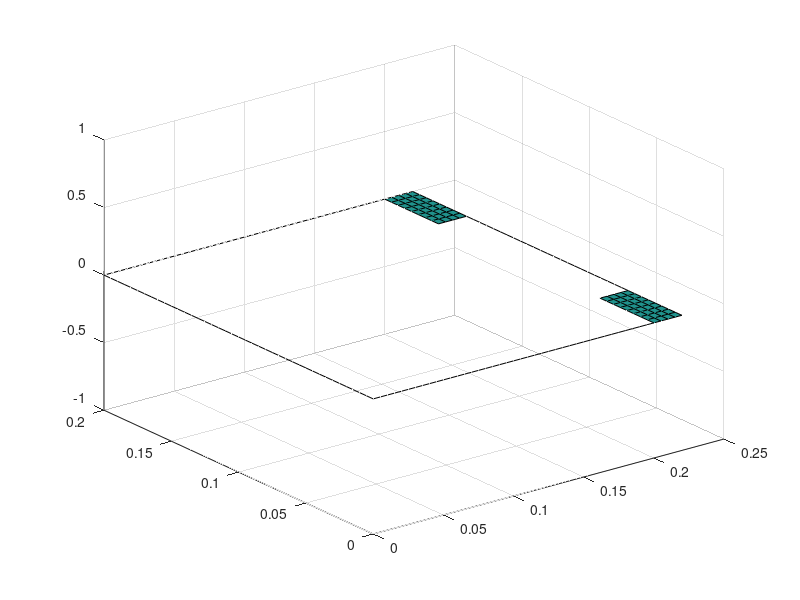

Write MATLAB code to recreate this figure.
clear
clc
close all

%% Parâmetros iniciais
[dx, dy] = deal(0.005); % passos em metros
lambda = 1.75;% lambda de sobrerrelaxação
tolerancia = 0.0001; % criterio de parada do erro
limite_iters = 10000; % numero maximo de iterações

rows = 0.20/dy + 1; % numero de linhas da matriz
cols = 0.22/dx + 1; % numero de colunas da matriz
A = zeros(rows, cols); % matriz inicial com zeros

% Anova = A;  % matriz para guardar valores novos em uma iteração

mi0 = 4*pi*10^-7; % mi do vacuo
miferro = 2500*mi0; % mi do ferro
miar = mi0; % mi do ar
mibobina = mi0; % mi da bobina

MI = ones(rows, cols)*NaN; 
JZ = zeros(rows, cols);

% Função de cálculo de Jz na bobina
Jz = @(y) (2*10^6*cos(pi*y/(12*10^-2)) + 8*10^5);

% Preenche matriz de mi
for j=2:rows-1 
    for i=2:cols-1
            
        pos_x = (i-1)*dx; % Posição do ponto no eixo x
        pos_y = (j-1)*dy; % Posição do ponto no eixo y

        % Se está embaixo ou em cima da bobina externa, pula
        if pos_x >= 0.20 && (pos_y <= 0.04 || pos_y >= 0.16)
            continue;
        end

        % Armadura
        if pos_x > 0 && pos_x < 0.04 && pos_y > 0 && pos_y < 0.20
            MI(j, i) = miferro;

        % Ar
        elseif (pos_x > 0.04 && pos_x < 0.05 && pos_y > 0 && pos_y < 0.20)...
                || (pos_x >= 0.05 && pos_x <= 0.14 && pos_y > 0.04 && pos_y < 0.16)...
                || (pos_x == 0.05 && (pos_y == 0.04 || pos_y == 0.16))
            MI(j, i) = miar;

        % Nucleo de ferro
        elseif (pos_x > 0.05 && pos_x < 0.20 && ((pos_y > 0 && pos_y < 0.04) || (pos_y > 0.16 && pos_y < 0.20)))...
                || (pos_x > 0.16 && pos_x < 0.20 && pos_y > 0 && pos_y < 0.20)...
                || (pos_x == 0.16 && (pos_y == 0.04 || pos_y == 0.16))
            MI(j, i) = miferro;

        % Bobina
        elseif pos_y > 0.04 && pos_y < 0.16 &&...
                ((pos_x > 0.14 && pos_x < 0.16) || (pos_x > 0.20 && pos_x < 0.22))
            MI(j, i) = mibobina;

        end

        % Adiciona o valor de Jz na regiao da bobina
        if pos_y >= 0.04 && pos_y <= 0.16 && ...
                ((pos_x >= 0.14 && pos_x <= 0.16) || (pos_x >= 0.20 && pos_x <= 0.22))
            JZ(j, i) = Jz(pos_y);

        end
    end
end

%% Funções auxiliares para cálculo de Aij

% Função de cálculo de Aij em um ponto no interior do domínio
Aij_interior = @(A, j, i, mi, Jz)...
    (A(j, i+1) + A(j, i-1) + A(j+1, i) + A(j - 1, i))/4 + mi*Jz;

% Função de cálculo de Aij na fronteira vertical entre dois meios
Aij_front_vert = @(A, j, i, mi1, Jz1, mi2, Jz2)...
    ((-1/(dx*mi1))*A(j, i-1) + (-1/(dx*mi2))*A(j, i+1) + ...
    (-1/(2*dx))*(1/mi2 + 1/mi1)*(A(j+1, i) + A(j-1, i)) + ...
    (-dx/2)*(Jz2 + Jz1))/((1/mi2 + 1/mi1)*(-2/dx)); 

% Função de cálculo de Aij na fronteira horizontal entre dois meios
Aij_front_hori = @(A, j, i, mi1, Jz1, mi2, Jz2) ...
    ((-1/(dx*mi1))*A(j-1, i) + (-1/(dx*mi2))*A(j+1, i) + ...
    (-1/(2*dx))*(1/mi2 + 1/mi1)*(A(j, i+1) + A(j, i-1)) + ...
    (-dx/2)*(Jz2 + Jz1))/((1/mi2 + 1/mi1)*(-2/dx));
 
%% Aplicação do MDF

% Calcula A por liebmann até alcançar a tolerância desejada ou bater o
% limite de iterações
iters = 0;
erro_max = inf;
while erro_max > tolerancia && iters < limite_iters
    
    iters = iters + 1;
    erro_max = 0;
    Aold = A;
    
    % Itera matriz por linha e coluna
    for j=2:rows-1 
        for i=2:cols-1
            
            pos_x = (i-1)*dx; % Posição do ponto no eixo x
            pos_y = (j-1)*dy; % Posição do ponto no eixo y
            
            % Se está embaixo ou em cima da bobina externa, pula
            if pos_x >= 0.20 && (pos_y <= 0.04 || pos_y >= 0.16)
                continue;
            end
            
            if isnan(MI(j,i)) % se estiver em uma fronteira
                if ~isnan(MI(j, i+1)) % se é fronteira vertical
                    Acalc = Aij_front_vert(A, j, i, MI(j,i-1), JZ(j,i-1), MI(j,i+1), JZ(j,i+1));
                elseif ~isnan(MI(j+1,i)) % % se é fronteira horizontal
                    Acalc = Aij_front_vert(A, j, i, MI(j-1,i), JZ(j-1,i), MI(j+1,i), JZ(j+1,i));
                end
            else % se estiver em um ponto interior do domínio
                Acalc = Aij_interior(A, j, i, MI(j, i), JZ(j, i));
            end                                    
            
            % Calcula valor novo de A no ponto por Liebmann
            A(j, i) = lambda*Acalc + (1-lambda)*Aold(j, i);

            % Calcula erro no ponto e substitui o erro máximo se for maior
            erro = abs((A(j, i) - Aold(j, i))/A(j, i));
            if erro > erro_max
                erro_max = erro;
            end
                  
        end
    end
    
end

[X,Y] = meshgrid(0:dx:0.22,0:dy:0.20);
surf(X,Y,A)